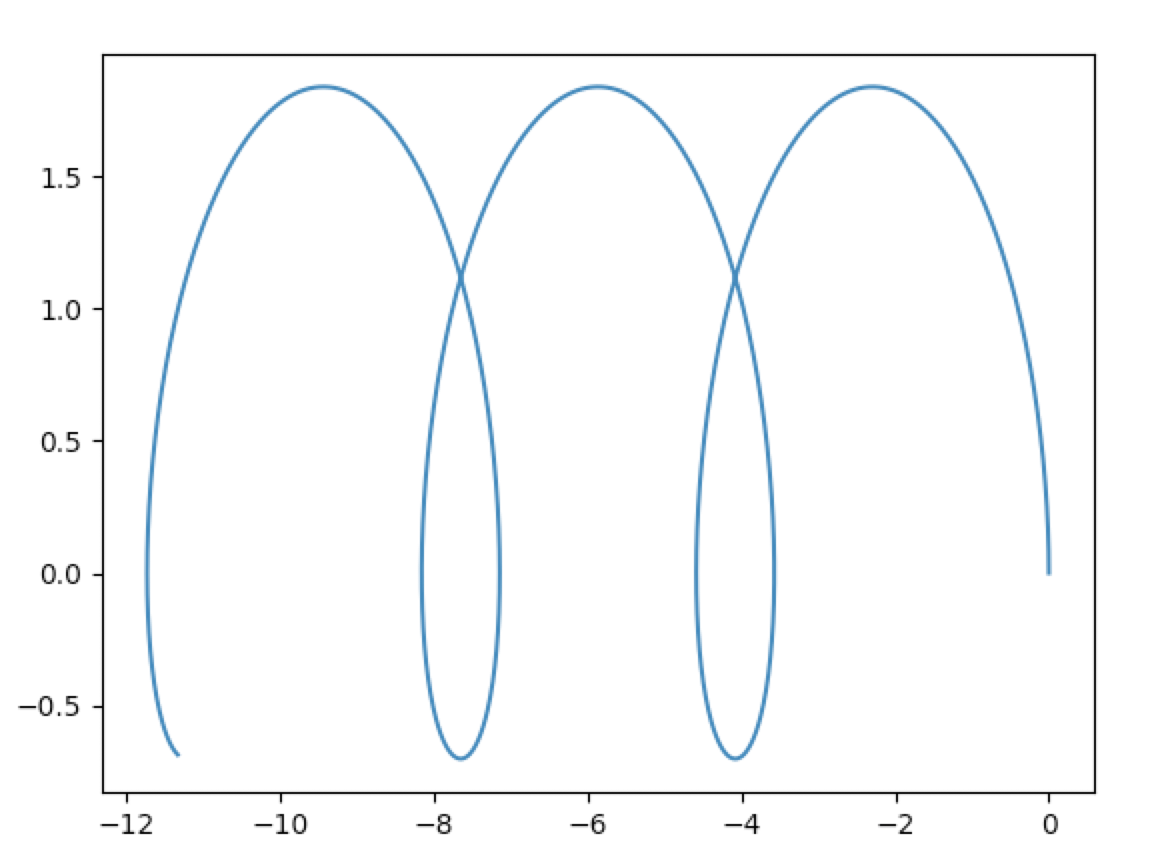

This figure's Python source:
from scipy import integrate as itg
import numpy as np
import matplotlib.pyplot as plt

def derivs(y,t,E,B,q,m):
    d = np.zeros(np.shape(y))
    d[0:3] = y[3:6]
    d[3:6] = q/m*(E + np.cross(y[3:6],B))
    return d

E = np.array([1e-11, 0.0, 0.0])
B = np.array([0.0, 0.0, 1e-11])

q = 1.602e-19
m = 1.672e-27

ti = 0.0
tf = 20000.0

# for the proton value of q / m is ~1000times lower thus the tf
# must be scaled ~1000times so I can observe similar motion like in the case of proton/positron
# also the magnitude of the oscillation are about 3 orders higher

num_points = 1000
t = np.linspace(ti,tf,num_points)

y0 = np.array([0.0, 0.0, 0.0, 2.0, 0.0, 0.0])
res = itg.odeint(derivs,y0,t,args=(E,B,q,m))

x = [ i[0] for i in res ]
y = [ i[1] for i in res ]
z = [ i[2] for i in res ]

plt.plot(y,x)
plt.show(block=True)
